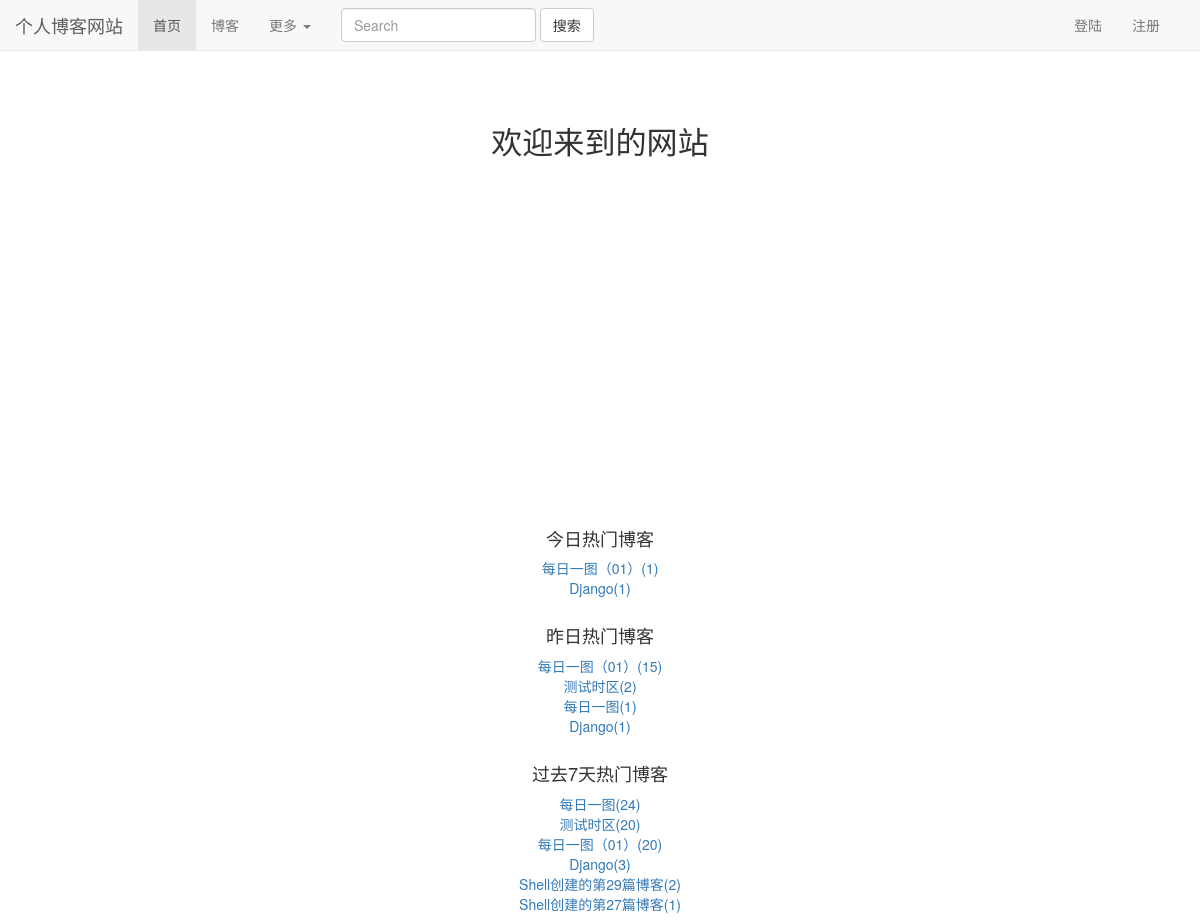
The page / on the database its author committed.
### read_statistics/models.py (models this page shows)
class ReadNumDetail(models.Model):
    read_date = models.DateField(default=timezone.now)
    read_num = models.IntegerField(default=0)
    content_type = models.ForeignKey(ContentType, on_delete=models.CASCADE)
    object_id = models.PositiveIntegerField()
    content_object = GenericForeignKey('content_type', 'object_id')

### blogs/models.py (models this page shows, shortened)
class Blog(models.Model,ReadNumExtension):
    title = models.CharField(max_length=50)
    blog_type = models.ForeignKey(BlogType, on_delete=models.CASCADE)
    content = RichTextUploadingField()
    author = models.ForeignKey(User, on_delete=models.CASCADE)
    create_time = models.DateTimeField(auto_now_add=True)
    last_update_time = models.DateTimeField(auto_now=True)
    readDetails = GenericRelation(ReadNumDetail)  # 反向关联获取
    class Meta:
        ordering = ['-create_time']

### mkjwebsite/views.py (the view)
# urls.py: 2. Add a URL to urlpatterns:  path('', views.home, name='home')
def home(request):
    contentType = ContentType.objects.get_for_model(Blog)
    context = {}
    dates, counts = get_seven_days_read_statistics(contentType)
    hot_7_days_blogs = cache.get("hot_7_days_blogs")
    if hot_7_days_blogs is None:
        print("没有缓存")
        hot_7_days_blogs = get_seven_hots_read_statistics()
        cache.set('hot_7_days_blogs', hot_7_days_blogs, 3600)
    else:
        print('读取缓存')
    context['seven_read_counts'] = counts
    context['dates'] = dates
    context['todays_hots'] = get_hot_today_read_statistics(contentType)
    context['yesterday_hots'] = get_hot_yestoday_read_statistics(contentType)
    context['seven_read_hots'] = hot_7_days_blogs
    print(context)
    return render(request, 'home.html', context)

### user/forms.py (shortened to what this page needs)
class LoginForm(forms.Form):
    username = forms.CharField(label='用户名',widget=forms.TextInput(attrs={'class':'form-control','placeholder':'请输入用户名'}))
    password = forms.CharField(label='密码', widget=forms.PasswordInput(attrs={'class':'form-control','placeholder':'请输入密码'}))

### mkjwebsite/views.py (called while the page is built)
def get_seven_hots_read_statistics():
    today = timezone.now().date()
    seven_days = today - datetime.timedelta(days=7)
    results = Blog.objects \
        .filter(readDetails__read_date__lt=today, readDetails__read_date__gte=seven_days) \
        .values('id', 'title') \
        .annotate(read_num_sum=Sum('readDetails__read_num')) \
        .order_by("-read_num_sum")
    print('七天数据:%s' % results)
    return results[:7]

### read_statistics/utils.py (called while the page is built)
def get_seven_days_read_statistics(contentType):
    today = timezone.now().date()
    sevens_counts = []
    dates = []
    for i in range(6, -1, -1):
        deltaDate = today - datetime.timedelta(days=i)
        dates.append(deltaDate.strftime("%m-%d"))
        read_details = ReadNumDetail.objects.filter(content_type=contentType, read_date=deltaDate)
        result = read_details.aggregate(read_sum=Sum('read_num'))
        sevens_counts.append(result['read_sum'] or 0)
    return dates, sevens_counts

def get_hot_today_read_statistics(contentType):
    today = timezone.now().date()
    results = ReadNumDetail.objects.filter(content_type=contentType, read_date=today).order_by('-read_num')
    return results[:2]

def get_hot_yestoday_read_statistics(contentType):
    today = timezone.now().date()
    yesterday = today - datetime.timedelta(days=1)
    results = ReadNumDetail.objects.filter(content_type=contentType, read_date=yesterday).order_by('-read_num')
    return results[:7]

### user/context_processors.py (called while the page is built)
def login_modal_form(request):
    return {'login_modal_form': LoginForm()}

### templates/home.html (shortened to what this page needs)
{% extends 'base.html' %}
{% load staticfiles %}
{% block cssstyle %}
    <link rel="stylesheet" href="{% static 'home.css' %}">
{% endblock %}
{% block home_active %}
    active
{% endblock %}
{% block content %}
    <h1 class="content">欢迎来到{{ user.username }}的网站</h1>
    <div id="container"></div>
    <div class="hot_blog">
        <h4>今日热门博客</h4>
        <ul>
            {% for read_detail in todays_hots %}
                <li><a href="{% url 'blogs_module:blog_details' read_detail.object_id %}">{{ read_detail.content_object.title }}({{ read_detail.read_num }})</a></li>
            {% empty %}
                暂无今日热门
            {% endfor %}
        </ul>
    </div>
    <div class="hot_blog">
        <h4>昨日热门博客</h4>
        <ul>
            {% for read_detail in yesterday_hots %}
                <li><a href="{% url 'blogs_module:blog_details' read_detail.object_id %}">{{ read_detail.content_object.title }}({{ read_detail.read_num }})</a></li>
            {% empty %}
                暂无今日热门
            {% endfor %}
        </ul>
    </div>
    <div class="hot_blog">
        <h4>过去7天热门博客</h4>
        <ul>
            {% for blog in seven_read_hots %}
                <li><a href="{% url 'blogs_module:blog_details' blog.id %}">{{ blog.title }}({{ blog.read_num_sum }})</a></li>
            {% empty %}
                暂无今日热门
            {% endfor %}
        </ul>
    </div>
{% endblock %}

### static/base.css (style rules this page uses)
body { margin-top: 80px !important; }
* { padding: 0px; margin: 0px; }

### static/home.css (style rules this page uses)
.content { font-size: 222%; text-align: center; margin-top: 4em; margin-bottom: 2em; }
div#container { margin: 0 auto; height: 20em; min-width: 20em; max-width: 30em; }
.hot_blog { text-align: center; margin-top: 2em; }

### rows shown on the page
ReadNumDetail: content_object "每日一图（01）", read_num "1"
ReadNumDetail: content_object "Django", read_num "1"
ReadNumDetail: content_object "每日一图（01）", read_num "15"
ReadNumDetail: content_object "测试时区", read_num "2"
ReadNumDetail: content_object "每日一图", read_num "1"
ReadNumDetail: content_object "Django", read_num "1"
Blog: title "Django", read_num_sum "3"

### other values the page prints
{{ blog.title }} "每日一图" "测试时区" "每日一图（01）" "Shell创建的第29篇博客" "Shell创建的第27篇博客"
{{ blog.read_num_sum }} "24" "20" "20" "2" "1"
